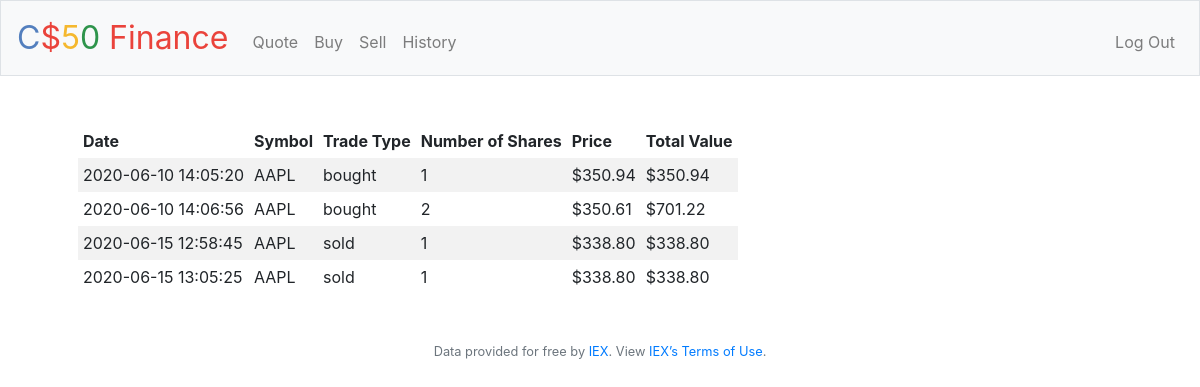
The app's page /history (signed in) with its own data.
### tables this page shows
CREATE TABLE 'holdings' ('id' integer PRIMARY KEY AUTOINCREMENT NOT NULL, 'user_id' integer NOT NULL,'date' datetime NOT NULL DEFAULT CURRENT_DATE, 'tx_type' boolean NOT NULL DEFAULT 0 , 'symbol' varchar(5) NOT NULL, 'shares' integer NOT NULL, 'price' numeric(7,2) NOT NULL, 'timestamp'  timestamp NOT NULL DEFAULT CURRENT_TIMESTAMP  );

### pset8/finance/application.py (the view)
@app.route("/history")
@login_required
def history():
    rows = db.execute("SELECT timestamp, symbol, \
                        CASE WHEN tx_type = 0 THEN :buy else :sell END as trade, \
                        shares, price \
                        FROM holdings where user_id = :uid \
                        ORDER BY timestamp", uid=session['user_id'], buy="bought", sell="sold")
    return render_template("history.html", rows=rows)

### pset8/finance/application.py (called while the page is built)
@app.after_request
def after_request(response):
    response.headers["Cache-Control"] = "no-cache, no-store, must-revalidate"
    response.headers["Expires"] = 0
    response.headers["Pragma"] = "no-cache"
    return response

### pset8/finance/helpers.py (called while the page is built)
def login_required(f):
    @wraps(f)
    def decorated_function(*args, **kwargs):
        if session.get("user_id") is None:
            return redirect("/login")
        return f(*args, **kwargs)
    return decorated_function

### pset8/finance/templates/history.html (shortened to what this page needs)
{% extends "layout.html" %}
{% block main %}
    <div>
        <table class="portfolio">
            <tr>
                <th>Date</th>
                <th>Symbol</th>
                <th>Trade Type</th>
                <th>Number of Shares</th>
                <th>Price</th>
                <th>Total Value</th>
            </tr>
            {% for row in rows %}
                <tr>
                    <td>{{ row['timestamp'] }}</td>
                    <td>{{ row['symbol'] }}</td>
                    <td>{{ row['trade'] }}</td>
                    <td>{{ row['shares'] }}</td>
                    <td>${{ '%0.2f' % row['price']|float }}</td>
                    <td class="value">${{ '%0.2f' | format(row['shares'] * row["price"]|float) }}</td>
                </tr>
            {% endfor %}
        </table>
    </div>
{% endblock %}

### pset8/finance/templates/layout.html (shortened to what this page needs)
<!DOCTYPE html>
<html lang="en">
    <head>
        <link href="https://maxcdn.bootstrapcdn.com/bootstrap/4.1.3/css/bootstrap.min.css" rel="stylesheet">
        <link href="/static/styles.css" rel="stylesheet">
    </head>
    <body>
        <nav class="navbar navbar-expand-md navbar-light bg-light border">
            <a class="navbar-brand" href="/"><span class="blue">C</span><span class="red">$</span><span class="yellow">5</span><span class="green">0</span> <span class="red">Finance</span></a>
            <div class="collapse navbar-collapse" id="navbar">
                {% if session.user_id %}
                    <ul class="navbar-nav mr-auto mt-2">
                        <li class="nav-item"><a class="nav-link" href="/quote">Quote</a></li>
                        <li class="nav-item"><a class="nav-link" href="/buy">Buy</a></li>
                        <li class="nav-item"><a class="nav-link" href="/sell">Sell</a></li>
                        <li class="nav-item"><a class="nav-link" href="/history">History</a></li>
                    </ul>
                    <ul class="navbar-nav ml-auto mt-2">
                        <li class="nav-item"><a class="nav-link" href="/logout">Log Out</a></li>
                    </ul>
                {% else %}
                    <ul class="navbar-nav ml-auto mt-2">
                        <li class="nav-item"><a class="nav-link" href="/register">Register</a></li>
                        <li class="nav-item"><a class="nav-link" href="/login">Log In</a></li>
                    </ul>
                {% endif %}
            </div>
        </nav>
        <main class="container p-5">
            {% block main %}{% endblock %}
        </main>
        <footer class="small text-center text-muted">
            Data provided for free by <a href="https://iextrading.com/developer">IEX</a>. View <a href="https://iextrading.com/api-exhibit-a/">IEX’s Terms of Use</a>.
        </footer>
    </body>
</html>

### pset8/finance/static/styles.css (style rules this page uses)
nav .navbar-brand { font-size: xx-large; }
nav .navbar-brand .blue { color: #537fbe; }
nav .navbar-brand .red { color: #ea433b; }
nav .navbar-brand .yellow { color: #f5b82e; }
nav .navbar-brand .green { color: #2e944b; }
main { overflow-x: auto; text-align: center; }
td { text-align: left; padding: 5px; }
th { text-align: left; font-weight: bold; padding: 5px; }
tr:nth-child(even) { background-color: #f2f2f2; }

### records on screen
holdings: timestamp "2020-06-10 14:05:20", symbol "AAPL", trade "bought", shares "1", price "350.94", row['shares']*row['price']|float "350.94"
holdings: timestamp "2020-06-10 14:06:56", symbol "AAPL", trade "bought", shares "2", price "350.61", row['shares']*row['price']|float "701.22"
holdings: timestamp "2020-06-15 12:58:45", symbol "AAPL", trade "sold", shares "1", price "338.80", row['shares']*row['price']|float "338.80"
holdings: timestamp "2020-06-15 13:05:25", symbol "AAPL", trade "sold", shares "1", price "338.80", row['shares']*row['price']|float "338.80"
